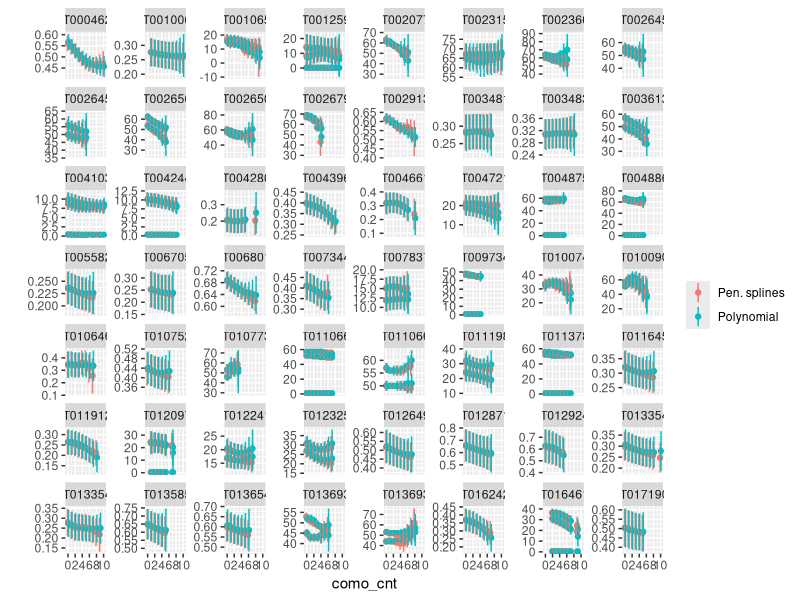
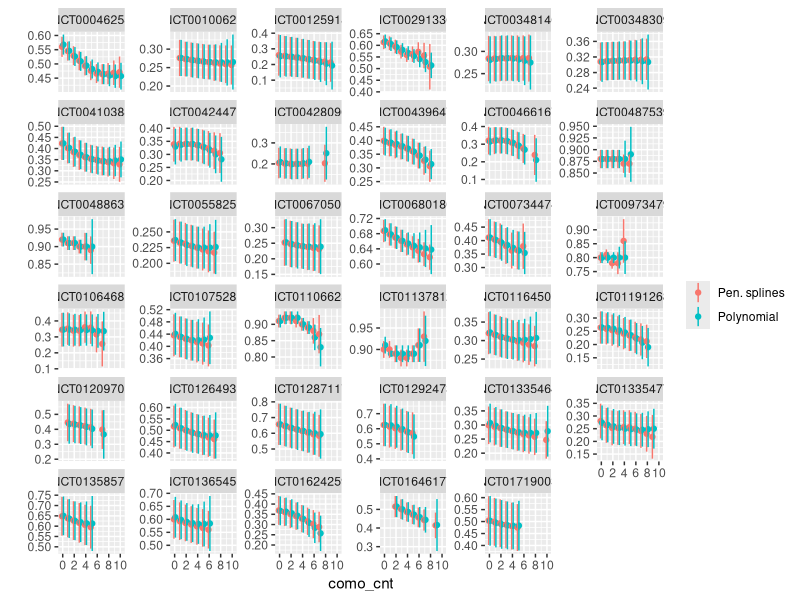
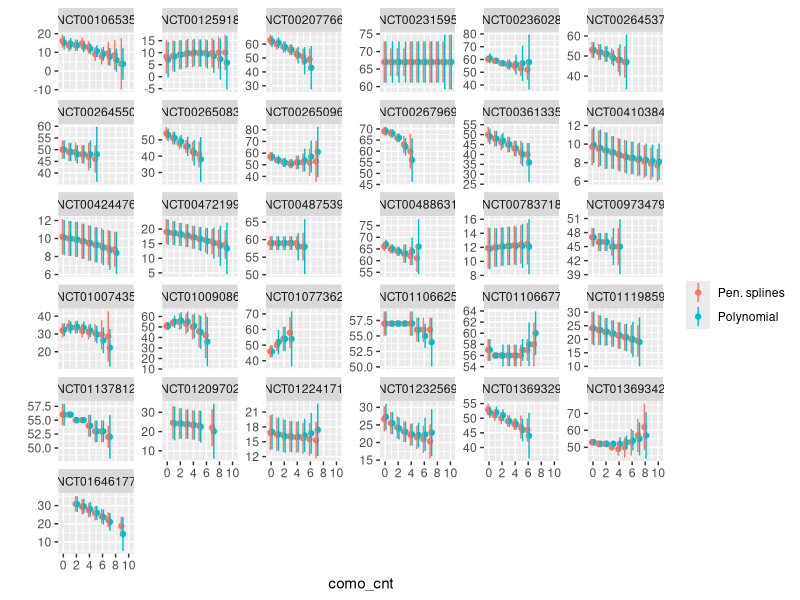
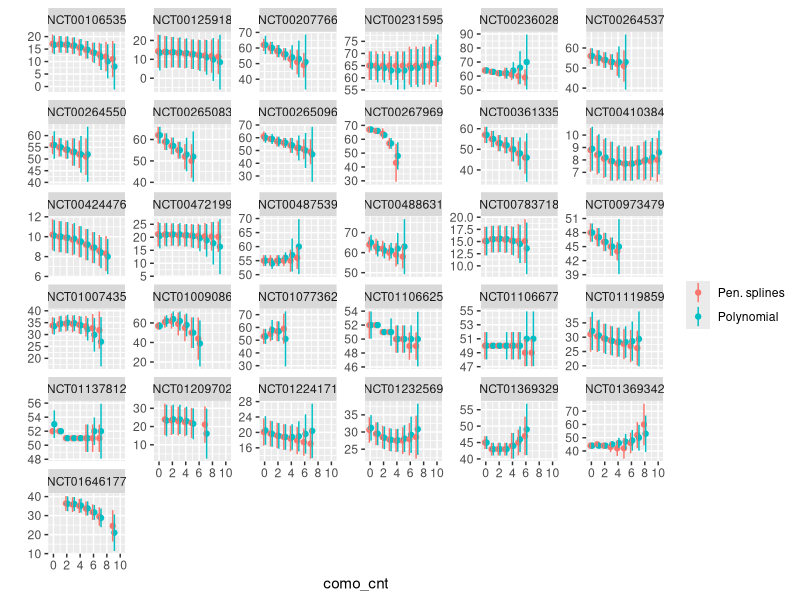

Write the R code that produced these figures, in order.
# compare_poly_smooth
library(tidyverse)
## Note that some standard errors are zero due to rounding. They are not truly zero
mydf <- read_csv("Data/qol_models_compare_sq_sm.csv")
mydf2 <- read_csv("Data/qol_models_compare_sq_sm_csdr.csv")
mydf2 <- mydf2 %>% 
  rename(modeltype = model_type) %>% 
  mutate(modeltype = if_else(modeltype == "sp", "comosm", "comosp")) %>% 
  filter(term == "como") %>% 
  select(-term)
mydf <- mydf %>% 
  bind_rows(mydf2)
rm(mydf2)

mydf <- mydf %>% 
  gather("como_cnt", "res", `0`:`10`, na.rm = TRUE) %>% 
  separate(res, into = c("est", "se"),sep = "\\(") %>% 
  mutate(se = str_remove(se, "\\)") %>% as.double(),
         est = as.double(est),
         como_cnt = as.integer(como_cnt),
         lci = est - 1.96*se,
         uci = est + 1.96*se,
         modeltype = if_else(modeltype == "comosm", "Pen. splines", "Polynomial"))
plot1 <- ggplot(mydf, aes(x = como_cnt, y = est, ymin = lci, ymax = uci, colour = modeltype)) +
  geom_point(position = position_dodge(0.5)) +
  geom_linerange(position = position_dodge(0.5)) +
  facet_wrap(~nct_id, scales = "free_y") +
  scale_y_continuous("") +
  scale_x_continuous(breaks = c(0, 2, 4, 6, 8, 10)) +
  scale_colour_discrete("")
plot1

png("Outputs/compare_poly_sq_eq5d.png", height = 12, width = 16, unit = "in", res = 300)
plot1 %+% (mydf %>% filter(outcome == "eq5d_index"))
dev.off()

png("Outputs/compare_poly_sq_pcs.png", height = 12, width = 16, unit = "in", res = 300)
plot1 %+% (mydf %>% filter(outcome %in% c("sf36_pcs", "sf36_PCS")))
dev.off()

png("Outputs/compare_poly_sq_mcs.png", height = 12, width = 16, unit = "in", res = 300)
plot1 %+% (mydf %>% filter(outcome %in% c("sf36_mcs", "sf36_MCS")))
dev.off()
